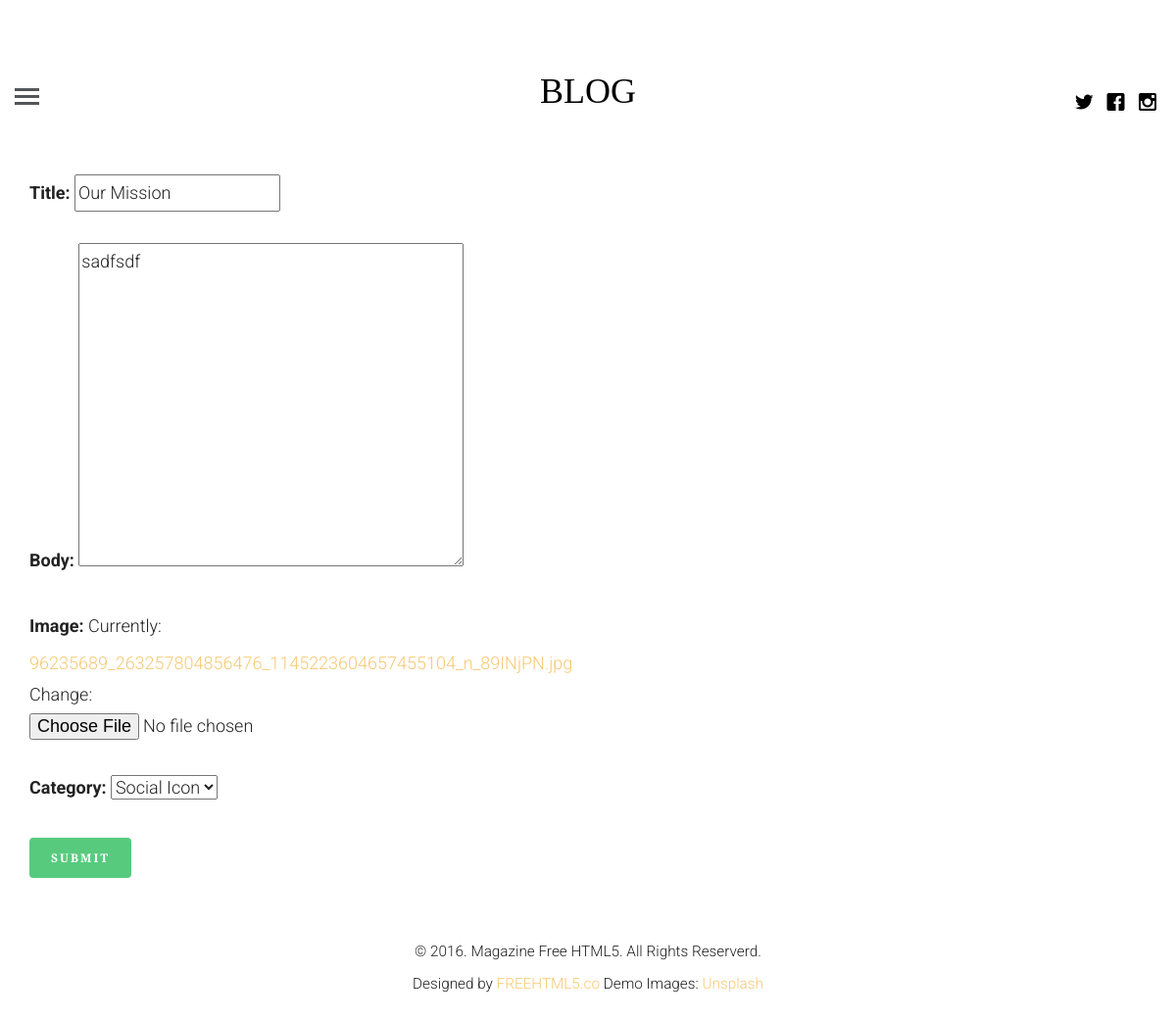
Screenshot of /update/8 (signed in) with the database file from the repository.
### blogApp/models.py (models this page shows, shortened)
class Article(models.Model):
    article_author = models.ForeignKey(Author,on_delete=models.CASCADE)
    title          = models.CharField(max_length=200)
    body           = models.TextField()
    image          = models.FileField(default="")
    posted_on      = models.DateTimeField(auto_now=False, auto_now_add=True)
    updated_on     = models.DateTimeField(auto_now=True, auto_now_add=False)
    category       = models.ForeignKey(Category,on_delete=models.CASCADE)

### blogApp/views.py (the view)
# urls.py: path('update/<id>',views.getUpdate , name="update"),
def getUpdate(request, id):
    if request.user.is_authenticated:
        user =get_object_or_404(Author , name=request.user.id)
        post =get_object_or_404(Article , id=id)
        form=CreateFrom(request.POST or None , request.FILES or None , instance=post)
        if form.is_valid():
            instance = form.save(commit=False)
            instance.article_author = user
            instance.save()
            messages.success(request, 'Post details updated.')
            return redirect('logged_in_profile')
        return render(request , "postCreate.html",{'form':form})
    else:
        return redirect('login')

### blogApp/forms.py
class CreateFrom(forms.ModelForm):
    class Meta:
        model = Article
        fields=[
            'title',
            'body',
            'image',
            'category'
        ]

### blogApp/models.py (called while the page is built)
    def __str__(self):
        return self.name

### templates/postCreate.html (shortened to what this page needs)
{% extends 'base.html' %}
{% load static %}
{% block content %}
	<div class="container">
		<div class="row">
			<div class="col-md-6">
				<form action="" method="POST" enctype="multipart/form-data">
					{{ form.as_p }}
					<button type="submit" class="btn btn-success">Submit</button>
				</form>
			</div>
		</div>
	</div>
{% endblock  %}

### static/css/style.css (style rules this page uses)
html { background: #fff; }
body { font-family: "Roboto", arial, sans-serif; font-size: 18px; font-weight: 300; line-height: 1.8; color: #222; background: #fff; }
a { color: #f7c873; -webkit-transition: 0.5s; -o-transition: 0.5s; transition: 0.5s; }
p { margin-bottom: 30px; }
.btn { margin-right: 4px; margin-bottom: 4px; font-family: "Playfair Display", times, serif; font-size: 12px; letter-spacing: 2px; text-transform: uppercase; font-weight: 700; -webkit-border-radius: 4px; -moz-border-radius: 4px; -ms-border-radius: 4px; border-radius: 4px; -webkit-transition: 0.5s; -o-transition: 0.5s; transition: 0.5s; }
.btn-success { background: #58ca7e; color: #fff; border: 2px solid #58ca7e; }

### rows the page displays
Article: title "Our Mission", body "sadfsdf", category "Social Icon"
